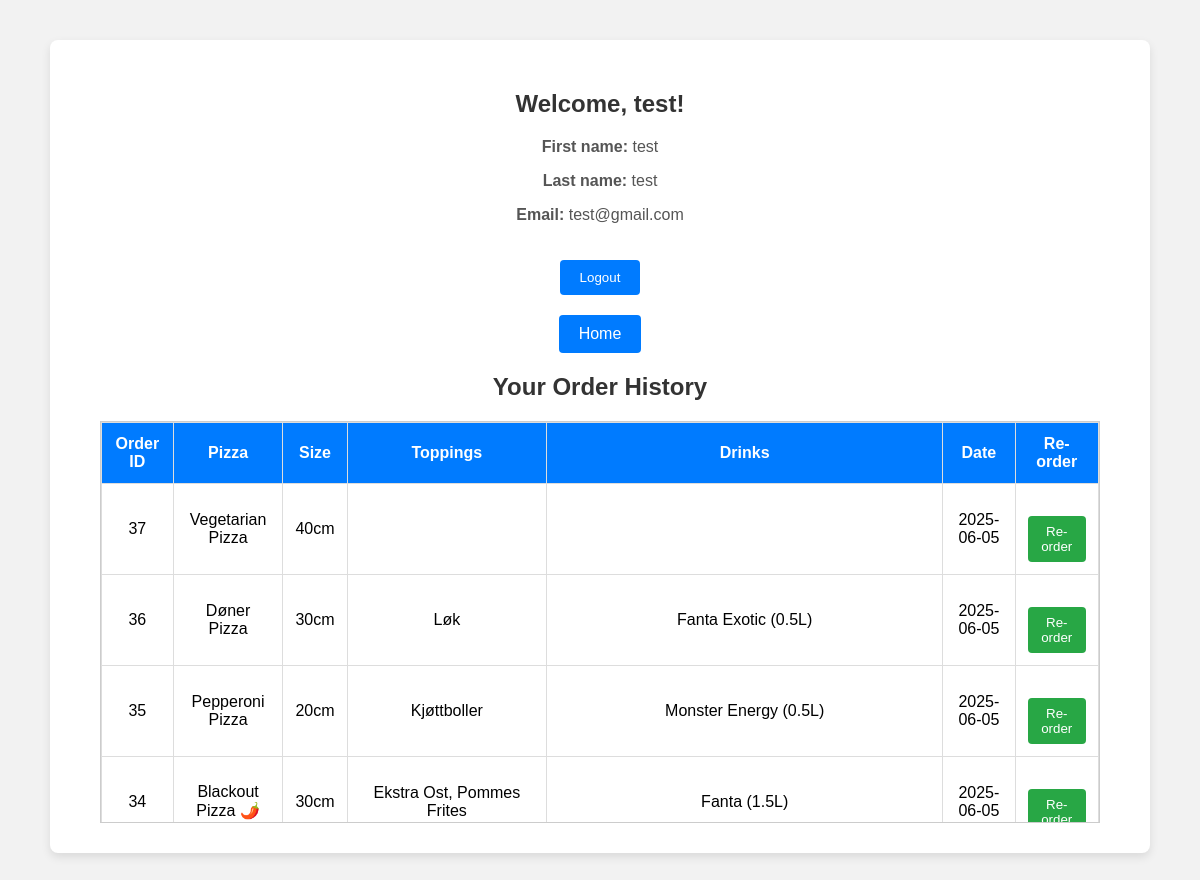
The page /menu/profile/ (signed in) on the database its author committed.
### menu/models.py (models this page shows, shortened)
class Order(models.Model):
    user = models.ForeignKey(User, on_delete=models.CASCADE)
    pizza = models.ForeignKey(Pizza, on_delete=models.CASCADE)
    topping = models.ManyToManyField(Topping)
    drink = models.ManyToManyField(Drink, blank=True)
    size = models.ForeignKey(Size, on_delete=models.CASCADE)
    created_at = models.DateField(auto_now_add=True)

class Pizza(models.Model):
    name = models.CharField(max_length = 50)
    size = models.ForeignKey(Size, on_delete=models.CASCADE)
    price = models.DecimalField(max_digits=6, decimal_places=2)

class Size(models.Model):
    name = models.CharField(max_length=20) #small, med , large , extra large

class Topping(models.Model):
        name = models.CharField(max_length=20)
        size = models.ForeignKey(Size, on_delete=models.CASCADE)
        price = models.DecimalField(max_digits=5, decimal_places=2)

class Drink(models.Model):
    name = models.CharField(max_length=20)
    size = models.CharField(max_length=20)
    price = models.DecimalField(max_digits=5, decimal_places=2)

### menu/views.py (the view)
# urls.py: path('profile/', views.profile_view, name='profile'),
@login_required
def profile_view(request):
    orders = Order.objects.filter(user=request.user).order_by('-created_at',"-id")
    return render(request, 'menu/profile.html', {'orders': orders})

### menu/templates/menu/profile.html (shortened to what this page needs)
<!DOCTYPE html>
<html lang="en">
<head>
</head>
<body>
  <div class="wrapper">
    <div class="profile-card">
      <h2>Welcome, {{ user.username }}!</h2>
      <p><strong>First name:</strong> {{ user.first_name }}</p>
      <p><strong>Last name:</strong> {{ user.last_name }}</p>
      <p><strong>Email:</strong> {{ user.email }}</p>
      <form method="post" action="{% url 'logout' %}">
        <button type="submit">Logout</button>
      </form>
      <a href="{% url 'landing' %}">Home</a>
      <h2>Your Order History</h2>
      {% if orders %}
      <div class="scroll-container">
        <table>
          <tr>
            <th>Order ID</th>
            <th>Pizza</th>
            <th>Size</th>
            <th>Toppings</th>
            <th>Drinks</th>
            <th>Date</th>
            <th>Re-order</th>
          </tr>
          {% for order in orders %}
          <tr>
            <td>{{ order.id }}</td>
            <td>{{ order.pizza.name }}</td>
            <td>{{ order.size.name }}</td>
            <td>
              {% for topping in order.topping.all %}
                {{ topping.name }}{% if not forloop.last %}, {% endif %}
              {% endfor %}
            </td>
            <td>
              {% for drink in order.drink.all %}
                {{ drink.name }} ({{ drink.size }}){% if not forloop.last %}, {% endif %}
              {% endfor %}
            </td>
            <td>{{ order.created_at|date:"Y-m-d" }}</td>
            <td>
              <form method="post" action="{% url 'reorder' %}">
                <button type="submit" class="reorder-btn">Re-order</button>
              </form>
            </td>
          </tr>
          {% endfor %}
        </table>
      </div>
      {% else %}
        <p>No orders yet.</p>
      {% endif %}
    </div>
  </div>
</body>
</html>

### menu/templates/menu/profile.html (style rules this page uses)
body { font-family: Arial, sans-serif; background-color: #f2f2f2; margin: 0; min-height: 100vh; display: flex; justify-content: center; }
.wrapper { display: flex; flex-direction: column; align-items: center; width: 100%; max-width: 1000px; padding: 40px 20px; }
.profile-card { background-color: white; padding: 30px 50px; border-radius: 8px; box-shadow: 0 4px 10px rgba(0, 0, 0, 0.1); text-align: center; width: 100%; }
h2 { color: #333; }
p { font-size: 16px; color: #555; }
a, button { display: inline-block; margin-top: 20px; padding: 10px 20px; background-color: #007bff; color: white; text-decoration: none; border: none; border-radius: 4px; cursor: pointer; }
table { border-collapse: collapse; width: 100%; }
th, td { border: 1px solid #ddd; padding: 12px; text-align: center; }
th { background-color: #007bff; color: white; }
.reorder-btn { background-color: #28a745; padding: 8px 12px; color: white; border: none; border-radius: 4px; cursor: pointer; }
.scroll-container { max-height: 400px; overflow-y: auto; margin-top: 20px; border: 1px solid #ccc; }

### rows shown on the page
Order: id "37", pizza.name "Vegetarian Pizza", size.name "40cm", created_at "2025-06-05"
Order: id "36", pizza.name "Døner Pizza", size.name "30cm", created_at "2025-06-05"
Topping: name "Løk"
Drink: name "Fanta Exotic", size "0.5L"
Order: id "35", pizza.name "Pepperoni Pizza", size.name "20cm", created_at "2025-06-05"
Topping: name "Kjøttboller"
Drink: name "Monster Energy", size "0.5L"
Order: id "34", pizza.name "Blackout Pizza 🌶️", size.name "30cm", created_at "2025-06-05"
Topping: name "Ekstra Ost"
Topping: name "Pommes Frites"
Drink: name "Fanta", size "1.5L"

### other values the page prints
{{ user.username }} "test"
{{ user.first_name }} "test"
{{ user.last_name }} "test"
{{ user.email }} "test@gmail.com"
